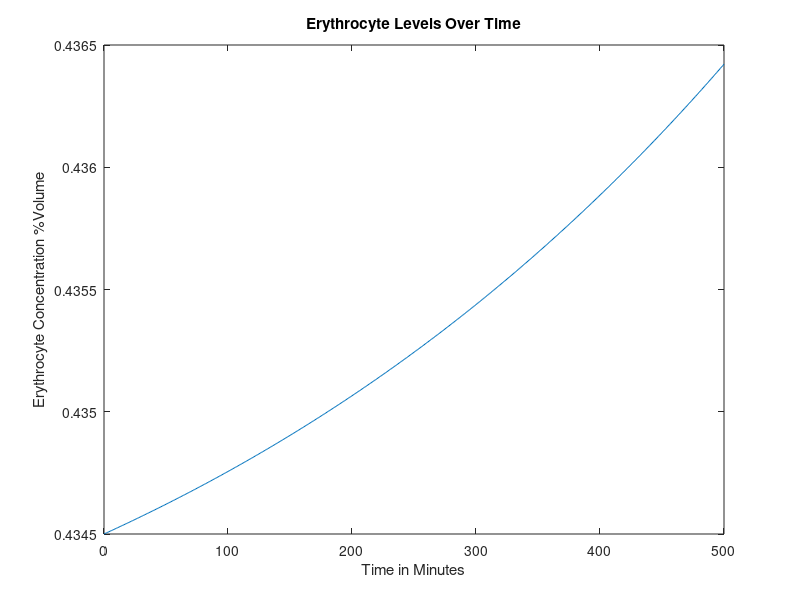
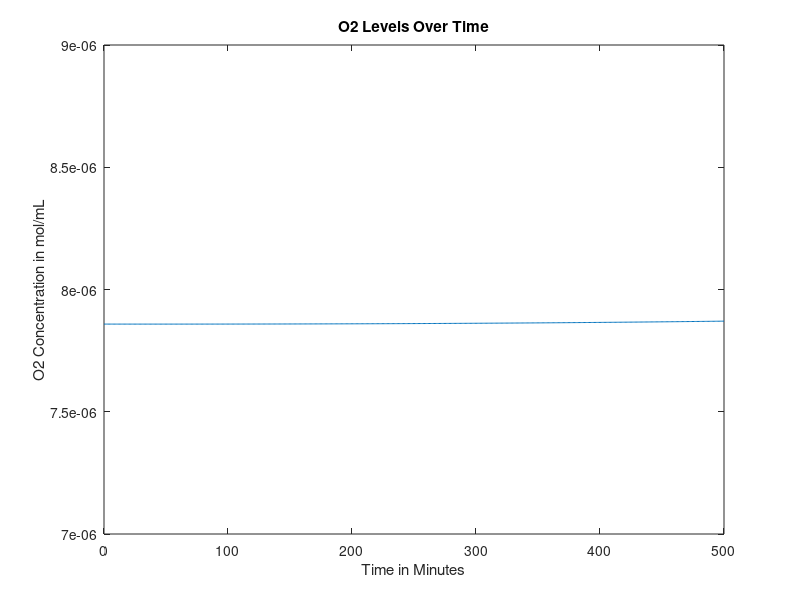
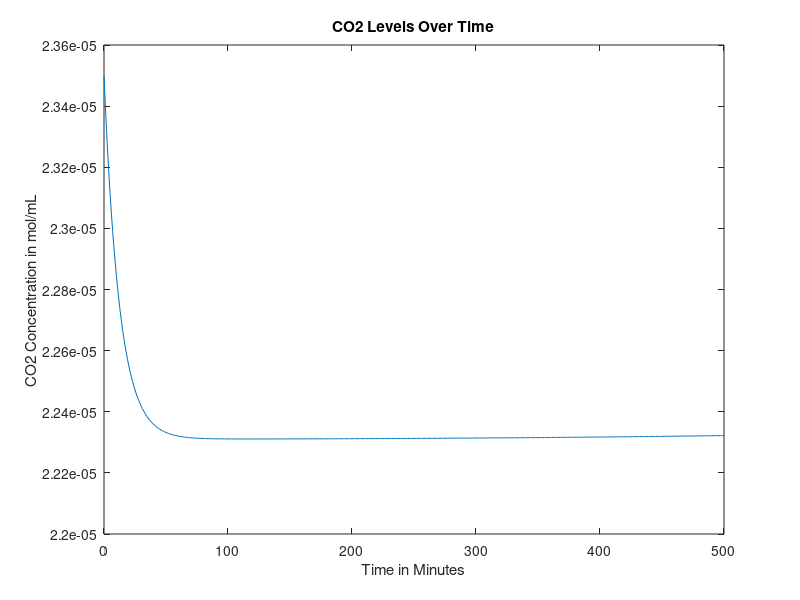
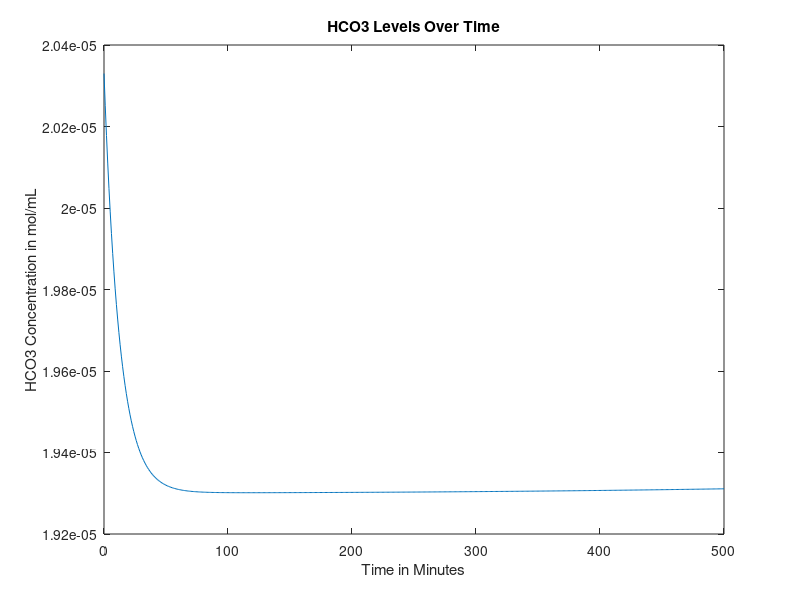

MATLAB code for these plots, in order:
function mainfunction2FUCKINGBROKEN()

age = 50;%30; %Age in years
gender = 0; %Gender, 0=male, 1=female
mass = 70; %Weight in kg
anemia = 0; %Is the patient anemic? 1 if yes, 0 if no
FerritinStores = 0.0179; %Stored moles of iron in liver as ferritin
BP=100; %avg blood pressure in mmHg
RQ=0.825;%reaction quotients for the general body and
%RQheart=0.7;

if (40>=age) %if/else statement that sets heart rate based on age, in bpm
    baseheartrate = 60;
else 
    baseheartrate=70;
end


%Intake of various nutrients
carbs=130;
calciumintake=1000;
sodiumintake=500;

if gender==1
    ironintake=18;
else
    ironintake=8;
end

basebloodweight=0.07*mass; %sets mass of blood in the body based on percentage composition of blood and bodyweight
bloodweight=basebloodweight;

%SV=mass; %stroke volume, blood pumped out of heart per beat in mL

bloodflow0 = 1000*bloodweight/1.06; %blood flow out of heart per minute in mL, divided by density of 1.06 g/mL (steady state value)


% cvector = concentration vector, [cE, cNa, cCa, cIron, cGlucose, cO2,
% cCO2, cHCO3], where c = "concentration of", and the letters are our
% components


if gender == 0 %if statement sets volume percentage of red blood cells based on gender
    cE0 = 0.4345;
elseif gender == 1
    cE0 = 0.402;
end

%set concentration of O2 and CO2 in mol/mL at BTP in venous blood
cO2 = 0.00000785855;
cCO2 = 0.0000235;
%concentration of bicarbonate in venous blood, in mol/L
cHCO3 = 0.00002033;
%concnetartion of glucose in mol/mL
cGlucose = 0.0000055;
%Na concentration in mol/mL
cNa = 0.000137;
%Concentration of Ca in mol/mL
cCa = 0.00000118;
%Concentration of iron in mol/mL
cIron = 0.00012592;

cvector0 = [cE0 cO2 cCO2 cHCO3 cGlucose cNa cCa cIron]; %concentration in the blood, in moles? mL/mL of blood

cEtrack=[cvector0(1)];
cO2track=[cvector0(2)];
cCO2track=[cvector0(3)];
cHCO3track=[cvector0(4)];
cGlucosetrack=[cvector0(5)];
cNatrack=[cvector0(6)];
cCatrack=[cvector0(7)];
cIrontrack=[cvector0(8)];

bloodflowvec=[bloodflow0];
bloodweightvec=[bloodweight];
heartvec=[60];
BPvec=[100];
for loop=1:500
    
   
    
    heartrate=70;%baseheartrate+0.1346*(cE0*bloodflow0-cvector0(1)*bloodflow0);
    heartvec=[heartvec heartrate];
    bloodflow0 = (heartrate/baseheartrate)*bloodflow0;
    % all blood per min for 60 beats per min -> all blood per 60 beats
    %(heartrate/60)*bloodflow0
    
    
    %Run initial venous blood through the heart
    [bloodflow, cvector, Ci] = lungs(bloodflow0, cvector0);
    %Run blood from lungs to the heart
    [bloodflow, cvector1] = heart(bloodflow, cvector, mass, Ci);
    %These three values are the blood flows that go from the heart to each
    %organ
    
    
    
    %Volumetric flow rate in and out of liver (mL/min)
    %Vi=Vj=V=100mL/min per 100g liver
    %Blood flow distribution will change during iron deficiency anemia but we
    %don't have a function modeling this yet
    
    if (18<=age) && (age<50)
        V=452+16.34*mass+11.85*age-166*gender;
    else
        V=1390+15.94*mass-12.86*age;
    end
    
    BFbraini=0.15*bloodflow;
    BFliveri=V;
    BFotherbloodi=bloodflow-BFbraini-0.3*BFliveri;
    %Process each of these three blood flows in their respective organs
    [BFbrainj, cvectorbrainj] = brain(BFbraini, cvector1, mass, Ci);
    
    [BFotherbloodj, cvectorotherbloodj, bloodweight1] = otherblood(BFotherbloodi, cvector1, carbs, calciumintake, sodiumintake, ironintake, Ci, RQ, anemia, bloodweight);
    bloodweight=bloodweight1;
    Mvectorotherbloodliver=0.7*V*cvectorotherbloodj;
    Mvectorheart=0.3*V*cvector1;
    cvectorliverin=(Mvectorotherbloodliver+Mvectorheart)/V;
    
    [BFliverj, cvectorliverj, FerritinStores1, BP1] = liver(BFliveri,cvectorliverin,gender,mass,Ci,FerritinStores,cE0,basebloodweight,bloodweight1, loop);
    %Redirect blood from liver to other blood and mix the two
    FerritinStores=FerritinStores1;
    Mvectorotherbloodj=(cvectorotherbloodj*(BFotherbloodj-0.7*V))+(cvectorliverj*BFliverj);
    %Add the blood flow from other blood and liver to get new blood volume
    BFotherbloodj=BFotherbloodj-0.7*V+BFliverj;
    %Do a weighted average to get a new cvector
    cvectorotherbloodj=Mvectorotherbloodj/BFotherbloodj;
    %Send 25% of the blood flow to the kidneys
    BFkidneyi=0.25*(BFbrainj+BFotherbloodj);
    %Subtract blood sent to kidneys from other blood
    BFotherbloodj=BFotherbloodj-BFkidneyi;
    %Have the kidneys process the blood they receive
    BPvec=[BPvec BP1];
    [BFkidneyj, cvectorkidneyj, bloodweightout] = kidney(BFkidneyi, cvectorotherbloodj,RQ,mass, Ci, BP1,bloodweight);
    bloodweight=bloodweightout;
    %Send blood processed in kidneys back to other blood, pool with brain, create Mvector
    Mvectorotherblood=(BFotherbloodj*cvectorotherbloodj)+(BFkidneyj*cvectorkidneyj)+(BFbrainj*cvectorbrainj);
    %Reset the bloodflow back into the lungs to the blood flow we just computed
    bloodflow0=BFotherbloodj+BFkidneyj+BFbrainj;
    bloodflowvec=[bloodflowvec bloodflow0];
    %Recompute cvector0 by dividing Mvectorotherblood by bloodflow0
    cvector0=Mvectorotherblood/bloodflow0;
    bloodweightvec=[bloodweightvec bloodweight];
    cEtrack=[cEtrack cvector0(1)];
    cO2track=[cO2track cvector0(2)];
    cCO2track=[cCO2track cvector0(3)];
    cHCO3track=[cHCO3track cvector0(4)];
    cGlucosetrack=[cGlucosetrack cvector0(5)];
    cNatrack=[cNatrack cvector0(6)];
    cCatrack=[cCatrack cvector0(7)];
    cIrontrack=[cIrontrack cvector0(8)];
    
    A = [cvector; cvector1; cvectorbrainj; cvectorotherbloodj; cvectorliverj; cvectorkidneyj; cvector0];
end

figure
plot(0:loop(end),cEtrack)
title('Erythrocyte Levels Over Time')
xlabel('Time in Minutes')
ylabel('Erythrocyte Concentration %Volume')

figure
plot(0:loop(end),cO2track)
title('O2 Levels Over Time')
xlabel('Time in Minutes')
ylabel('O2 Concentration in mol/mL')

figure
plot(0:loop(end),cCO2track)
title('CO2 Levels Over Time')
xlabel('Time in Minutes')
ylabel('CO2 Concentration in mol/mL')

figure
plot(0:loop(end),cHCO3track)
title('HCO3 Levels Over Time')
xlabel('Time in Minutes')
ylabel('HCO3 Concentration in mol/mL')

figure
plot(0:loop(end),cGlucosetrack)
title('Glucose Levels Over Time')
xlabel('Time in Minutes')
ylabel('Glucose Concentration in mol/mL')

figure
plot(0:loop(end),cNatrack)
title('Na Levels Over Time')
xlabel('Time in Minutes')
ylabel('Na Concentration in mol/mL')

figure
plot(0:loop(end),cCatrack)
title('Ca Levels Over Time')
xlabel('Time in Minutes')
ylabel('Ca Concentration in mol/mL')

figure
plot(0:loop(end),cIrontrack)
title('Iron Levels Over Time')
xlabel('Time in Minutes')
ylabel('Iron Concentration in mol/mL')

figure
plot(0:loop(end), bloodflowvec)
title('Bloodflow Over Time')
xlabel('Time in Minutes')
ylabel('Bloodflow in mL/min')

figure
plot(0:loop(end), bloodweightvec)
title('Blood Volume Over Time')
xlabel('Time in Minutes')
ylabel('Blood Volume')

figure
plot(0:loop(end), heartvec)
title('Heart Rate Over Time')
xlabel('Time in Minutes')
ylabel('Heart Rate')

figure
plot(0:loop(end), BPvec)
title('BP Over Time')
xlabel('Time in Minutes')
ylabel('BP')
end

function [bloodout, Cout, Ci] = lungs(vblood, Cvector)
Cout = [];
% Finding volumetric flow rate out of oxygen
CiO2 = 0.000001964637; %5mL/100mL becomes .000001964637 mol
%CdeoxygenatedO2 = 0.16; %from graph and partial pressure of oxygen in entering deoxygenated blood being...
Ci=CiO2*vblood;                       %40 mmHg (this might also depend on hemoglobin)
nO2i = vblood*(Cvector(2)+CiO2); %O2 in, mL/min
nO2cons = 0.05*CiO2*vblood;%.0002082515; %5.3 mL/min becomes .0002082515 mol/min
nO2j = nO2i - nO2cons; %O2 out, mol/min
Cout(2) = nO2j/vblood; %mol/mL

% Finding volumetric flow rate out of carbon dioxide
nCO2i = vblood*Cvector(3);
nCO2cons = nCO2i*(1-(48/52));%vblood*(.0000015716531); %vblood(mL/min) and concentration of blood consumed (mol/mL)
%CjCO2 = 0.48; %48 mL/100 mL, should be dependent on hemoglobin, oxygen, things like that
nCO2j = nCO2i - nCO2cons; %CO2 out, L/min
Cout(3) = nCO2j/vblood;

% Finding volumetric flow rate out of bicarbonate
rHCO3CO2 = Cvector(4)/Cvector(3); %ratio of bicarbonate to carbon dioxide in blood leaving lungs
nHCO3j = rHCO3CO2*nCO2j; %HCO3 out, mol/min
Cout(4) = nHCO3j/vblood;

% Finding volumetric flow rate out of calcium
Cout(7) = Cvector(7); %calcium out, L/min

Cout(8) = Cvector(8); %iron concentration doesn't change in lungs
% Finding volumetric flow rate out of sodium
Cout(6) = Cvector(6); %sodium out, L/min

% Finding volumetric flow rate out of erythrocytes
Cout(1) = Cvector(1);

% Finding volumetric flow rate out of glucose

nglucosecons = nO2cons/6; %molar flow rate of glucose consumed, mol/min, in terms of O2 consumed
nGlucosei = Cvector(5)*vblood;
nGlucosej = nGlucosei - nglucosecons; %molar flow rate of glucose out, mol/min
Cout(5) = nGlucosej/vblood;
bloodout = vblood;
end

function [bloodflowj, cvectorj] = brain(bloodflowi, cvectori, mass, Ci)
%Blood volume conserved
bloodflowj=bloodflowi;

brainmass=0.02*mass*1000; %gives brain mass in grams as 2% body mass
Mvector=bloodflowi*cvectori;
%Create a null vector for cvectorj
cvectorj=zeros(1,8);
%Sets inflows equal to outflows for erythrocytes, Na, Ca, Iron
cvectorj(1)=cvectori(1);
cvectorj(6)=cvectori(6);
cvectorj(7)=cvectori(7);
cvectorj(8)=cvectori(8);

%Consume oxygen at 18.4% of intake rate
MO2j=Mvector(2)-0.184*Ci;
%Consume glucose at a rate of 5.6 mg per 100g brain mass per minute
MGlucosej=Mvector(5)-(0.00003108*(brainmass/100));%moles of glucose in - glucose requirements per mon in moles/minute
%Calculate CO2 produced based on glucose consumed via respiration equation
MCO2j=Mvector(3)+6*(0.6660746/1440);
%Calculate HCO3 made when the CO2 is produced
rHCO3CO2=Mvector(4)/Mvector(3); %ratio of bicarbonate to carbon dioxide in blood leaving lungs
HCO3j=Mvector(4)+rHCO3CO2*6*(0.6660746/1440);

%Calculate values above as concentrations and add them to cvectorj
cvectorj(2)=MO2j/bloodflowj;
cvectorj(5)=MGlucosej/bloodflowj;
cvectorj(3)=MCO2j/bloodflowj;
cvectorj(4)=HCO3j/bloodflowj;

end

function [outflow, Cout] = heart(flow,Cvector,weight, Ci)

Cout = [];

% Finding concentration out of glucose
Cout(5)=Cvector(5);
% Finding concentration out of erythrocytes
Cout(1)=Cvector(1);
% Finding concentration out of sodium
Cout(6)=Cvector(6);
% Finding concentration out of iron
Cout(8)=Cvector(8);
% Finding concentration out of calcium
Cout(7)=Cvector(7);

heartmass = weight*.003;
nO2cons = 0.116*Ci; %mL/min*mol/mL=mol/min
Cout(2) = (Cvector(2)*flow - nO2cons)/flow;
CO2gen = .7*nO2cons; %using respiratory quotient in the heart
Cout(3) = (Cvector(3)*flow + CO2gen)/flow;
rHCO3CO2 = Cvector(4)/Cvector(3); %ratio of bicarbonate to carbon dioxide in blood leaving lungs
nHCO3j = rHCO3CO2*CO2gen; %HCO3 out, mol/min
Cout(4) = (Cvector(4)*flow + nHCO3j)/flow;

outflow = flow;
end




function [bloodflowj, cvectorout, FerritinStores1, BP1]=liver(V,cvectori,G,mass,Ci,FerritinStores, cE0, basebloodweight, bloodweight, loop)
%This function will deliver output volumetric flow rates for the concentration of
%the 8 components (mol/mLmin) out of the liver
%Input: G=Gender (1 if female, 0 if male)
%W=weight of person (kg); A=age of person (years)
%cvector=[cE,cO2,cCO2,cHCO3,cGlucose,cNa,cCa,cFe)
%Outputs are all in concentration flow rates (mol/mLmin) out

%Initializes cvectorout
cvectorout=[0,0,0,0,0,0,0,0];



%Calculates concentration flow rate of red blood cells out
%p=blood density in amount per mL
%Vbody=Volume of body in mL. Calculating assuming 7% of total body weight
%is blood, then divided by density of blood to find volume of blood
%RBCj=raw numerical flow rate of red blood cells out/min
%RBCi=raw numerical flow rate of RBC in/min
%nRBCj=molar flow rate of RBC out/min
%RBCcons=consumption rate of RBC/min
%No generation of RBC in liver

p=1.2e10; %number of red blood cells per mL of PURE red blood cells

%Calculate volume of the body
Vblood=0.07*mass*1000/1.056;
%Calculate the number of RBCs entering liver based on concentration,
%flow rate, and pure RBC density
RBCi=p*V*cvectori(1);
%Consume some based on body size
RBCcons=5.55555e-6*cvectori(1)*Vblood;
%Find pure volume of RBCs we now have based on number and density
VRBCj=(RBCi-RBCcons)/p;
%Calculate volume of plasma that entered
Vplasma=V*(1-cvectori(1));
%Calculate new concentrations based on volumeRBCs/total volume
cvectorout(1)=VRBCj/(VRBCj+Vplasma);
%Bloodflow out = blood cells out + plasma volume
bloodflowj=Vplasma+VRBCj;

%Calculates concentration flow rate of O2 out
%No generation of O2
%nO2i=molar flow rate of O2/min in
%nO2j=molar flow rate of O2/min out
%nO2cons=molar consumption rate of O2/min
nO2i= cvectori(2)*V;
nO2cons=0.204*Ci;
nO2j=nO2i-nO2cons;
cvectorout(2)=nO2j/V;

%Calculates the required intake of protein in grams/min given a
%person's demographic information
%dprotein=daily protein intake in g/day
%protein=protein intake in g/min
dprotein=0.8*mass;
protein=dprotein/1440;

%Calculates concentration flow rate of CO2 out
%nCO2i=molar flow rate of CO2/min in
%nCO2j=molar flow rate of CO2/min out
%nCO2gen=molar flow rate of CO2/min generated
%RQ=Respiratory Quotient=mol CO2 produced/mol O2 consumed
RQ=0.825;
rHCO3CO2 = cvectori(4)/cvectori(3);
nCO2gen=RQ*nO2cons;
nCO2i=cvectori(3)*V;
nCO2j=nCO2i+nCO2gen-((protein/100)/rHCO3CO2);
cvectorout(3)=nCO2j/V;


%Calculates the concentration flow rate of Bicarbonate out
%Assume no generation of bicarbonate
%%Also liver just takes in bicarbonate from the heart and stomach
%1mole bicarbonate ions consumed by liver per 100g protein/day
%rHCO3CO2 = cvectori(4)/cvectori(3); %ratio of bicarbonate to carbon dioxide in blood leaving lungs
nHCO3gen = rHCO3CO2*nCO2gen; %HCO3 out, mol/min
nHCO3i=cvectori(4)*V;
nHCO3j=nHCO3i-(protein/100)+nHCO3gen;
cvectorout(4)=nHCO3j/V;

%Calculates the concentration flow rate of Na2+ out
%Assume no generation of Na2+, only in, out, and consumption
%nNai=molar flow rate of sodium in
%nNacons=molar flow rate of sodium consumed given that 10% of bile salts
%are consumed, approx 600mL are produced per day, and there are 135mM Na+
%ions in bile.
%nNaj=molar flow rate of sodium out
nNacons=9.375e-9;
nNai=cvectori(6)*V;
nNaj=nNai-nNacons;
cvectorout(6)=nNaj/V;

%Calculates the concentration flow rate of Ca2+ out
%Assume no generation nor consumption.
%cCai=concentration flow rate of Ca2+ in mol/mLmin in
%cCaj=concentration flow rate of Ca2+ in mol/mLmin out
cvectorout(7)=cvectori(7);
%Calculates the concentration flow rate of Fe out
%Assume no generation since

% Glucose needs a big ol generation term
consumeorgenerate=0.8144*(cvectori(5)*10^6)^3-9.622*(cvectori(5)*10^6)^2+108.74*(cvectori(5)*10^6)-480.69;
scalingterm = 300/(26*mass*10^-6);
if consumeorgenerate < 0
    nGlucosegen=abs(consumeorgenerate)/scalingterm;
    nGlucosecons=0;
elseif consumeorgenerate > 0
    nGlucosecons=abs(consumeorgenerate)/scalingterm;
    nGlucosegen=0;
else
    nGlucosegen=0;
    nGlucosecons=0;
end
nGlucosebasalcons = nO2cons/6;
nGlucosei = cvectori(5)*V;
nGlucosej = nGlucosei + nGlucosegen - nGlucosecons - nGlucosebasalcons;
cvectorout(5) = nGlucosej/V;

% Iron gets packaged into ferritin in the liver, to be stored and used
% later if we run low


%determine molar flow rate of iron in
Mironin=V*cvectori(8);
Mirondif=(V*0.00012592)-Mironin;%this number is desired steady state iron concentration in the blood

if Mirondif < 0
    FerritinStores1=FerritinStores-Mirondif;
    cvectorout(8)=0.00012592;
elseif Mirondif == 0
    cvectorout(8)=cvectori(8);
    FerritinStores1=FerritinStores;
    
elseif FerritinStores > Mirondif && Mirondif>0
    Mironadd=Mirondif;
    FerritinStores1=FerritinStores-Mironadd;
    cvectorout(8)=(Mironadd+Mironin)/V;

elseif FerritinStores < Mirondif && Mirondif>0
    Mironadd=FerritinStores;
    cvectorout(8)=(Mironadd+Mironin)/V;
    FerritinStores1=0;
  
elseif FerritinStores == Mirondif && Mirondif>0
    FerritinStores1=0;
    Mironadd=FerritinStores;
    cvectorout(8)=(Mironadd+Mironin)/V;

elseif FerritinStores == 0 && Mirondif>0
    FerritinStores1=0;
    cvectorout(8)=cvectori(8);
end

%Calculate current blood pressure based on hematocrit and blood volume
BP1=(38.178*log(bloodweight/basebloodweight)+100)*(1.8886*(cvectori(1)/cE0)-0.8886);
end


function [bloodflowj, cvectorj, bloodweightout] = kidney(bloodflowi, cvectori, RQ, mass, Ci, BP1, bloodweightin)
T=1440;%Multiplier that scales up the time period of interest to one day (required for glucose equation)
Kidneymass=(300/70000)*mass; %mass of the kidneys combined in grams

waterout=1.389*(0.0003*(BP1)^2-0.0257*BP1+0.57); %water removed in mL/min

%if statement makes sure we can nener have negative water removed
%(theoretically possible toward very end of our graph)
if waterout > 0
    waterout=waterout;
elseif waterout <= 0
    waterout=0;
end


%Initialize all intakes
Mvector=bloodflowi*cvectori;
bloodflowj=bloodflowi-waterout;
bloodweightout=bloodweightin-(waterout/1000);
%Consume relevant compounds to create outlet values

MEj=Mvector(1);
MIronj=Mvector(8);

MO2j=Mvector(2)-0.072*Ci;
% Find mol/min O2 consumed
%MO2cons = Mvector(2) - MO2j;
% Convert to mL/min per 100g
%MO2cons = (MO2cons/0.0000392927)/(Kidneymass/100);
% Find mmol/min per 100g Na consumed
%MNacons = (MO2cons - 0.5)/0.1;
% Convert to mol/min
%MNacons = (MNacons/1000)*(Kidneymass/100);

%this is new sodium stuff

PNaconc=cvectori(6)*1e6; %plasma sodium concentration, converted to mmol/L for the sake of the equation
%Naremoved=0.0043*(PNaconc)^3 - 1.6942*(PNaconc)^2 + 223.58*PNaconc - 9925; %sodium removed, micromol per minute
Naremoved=0.0003*exp(0.0817*PNaconc);%sodium removed, micromol per minute
MNaremoved=Naremoved/1e6;%sodium removed in moles
MNaj = Mvector(6) - MNaremoved;

%this is old sodium stuff
% MNacons = (100/1440)/1000;
% MNaj = Mvector(6) - MNacons;





MCaj=Mvector(7) - 3.8981e-09*bloodflowi;
MGlucosej=Mvector(5)-(Mvector(5)*(0.226/((Mvector(5))*T)));
MCO2j=Mvector(3)+((Mvector(2)-MO2j)*RQ);
rHCO3O2=Mvector(4)/Mvector(3);
MHCO3gen=rHCO3O2*((Mvector(2)-MO2j)*RQ);
MHCO3j=Mvector(4)+MHCO3gen;%-0.15*(Mvector(4))+(.004/T)

%Recompute all concentrations using original mass of blood and new values

cIronj=MIronj/bloodflowj;
cNaj=MNaj/bloodflowj;
cO2j=MO2j/bloodflowj;
cCO2j=MCO2j/bloodflowj;
cEj=MEj/bloodflowj;
cGlucosej=MGlucosej/bloodflowj;
cHCO3j=MHCO3j/bloodflowj;
cCaj=MCaj/bloodflowj;

cvectorj=[cEj cO2j cCO2j cHCO3j cGlucosej cNaj cCaj cIronj];

end

function [outflow, Cout, bloodweight1] = otherblood(flow, Cin, carbs, calciumintake, sodiumintake, ironintake, Ci, RQ, anemia, bloodweight)
Cout = [];
bleed=0.5;%rate of bleeding in mL/min
waterin=1.389; %water flow rate in, in mL/min


%Accounts for the bleeding of a certain volume at a steady rate when the
%patient is anemic    
if anemia == 0
outflow = flow+waterin;
bloodweight1=bloodweight+(waterin/1000);
else
outflow = flow - bleed+waterin;%arbitrarily set bleeding rate to 0.5 mL/min
bloodweight1=bloodweight-(bleed/1000)*1.056+(waterin/1000); %track blood loss as by subtracting mass lost from bloodweight
end
%hopefully this adds blood cells
bloodvol=0.07*70*1000/1.056;
RBCnumber=5.4e9*bloodvol;
RBCgen=0.008*RBCnumber/1440;
mLgen=RBCgen/1.2e10;

Cout(1) = (Cin(1)*flow+mLgen)/outflow;



Cout(2) = (Cin(2)*flow-0.374*Ci)/outflow;
nCO2gen = 0.374*Ci*RQ;
Cout(3) = (Cin(3)*flow + nCO2gen)/outflow;
rHCO3CO2 = Cin(4)/Cin(3);
Cout(4) = (Cin(4)*flow + nCO2gen*rHCO3CO2)/outflow;
Cout(5) = (flow*Cin(5) + (.8*carbs)/(180.156*1440))/outflow; %130g of carbs, 80 percent is directly translated to glucose, 20% is fructose and galactose which goes to the liver and may be converted to glucose at a later stage so another term is incoming
Cout(6) = (flow*Cin(6) + (sodiumintake/(700*22.99*1440)))/outflow; %500 mg of sodium needed for vital functions so start with sodium intake being 500 mg
Cout(7) = (flow*Cin(7) + (calciumintake*.26)/(1000*40.08*1440))/outflow; %calcium intake should be around 1000 mg
Cout(8) = (flow*Cin(8)+ (ironintake*.18)/(1000*55.845*1440)-1/(1440*1000*55.845))/outflow;%iron intake will be approximately 8 mg for males and 18 mg for females

end